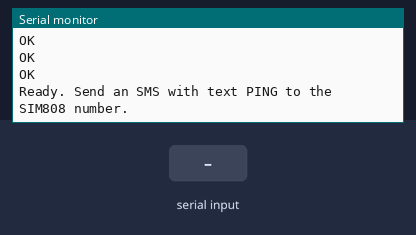
This sketch was run on a simulated ESP32-S3. Parts: the last lines printed to the serial monitor. Inputs (shaded band) come from the test bench. The modem accepts every AT command (registered, SIM ready, sends succeed) and sends nothing else.

Above: at 10.7 s.
10.8 s: "+CMT:\n" received over the second serial link
At 13.6 s:
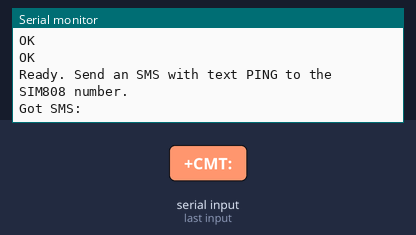
13.8 s: "PING\n" received over the second serial link
At 14.6 s:
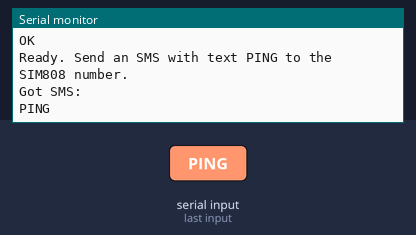
15.3 s: "1\n" received over the second serial link
At 15.7 s:
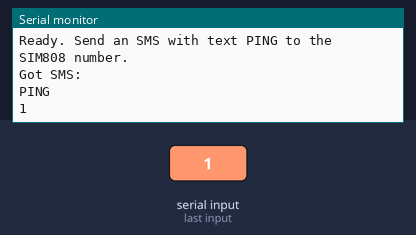

The sketch:

sms_call_test.ino
```cpp
#include <HardwareSerial.h>
HardwareSerial sim(2);                  // UART2 on ESP32-S3
const int RX2 = 16, TX2 = 17;           // SIM808 TX->ESP32 RX2(16), SIM808 RX<-ESP32 TX2(17)
const uint32_t SIM_BAUD = 9600;         // or 115200 if that's your module

// Simple line reader
String readLineFromSim(uint32_t timeout_ms = 3000) {
  String line; unsigned long t0 = millis();
  while (millis() - t0 < timeout_ms) {
    while (sim.available()) {
      char c = (char)sim.read();
      if (c == '\r') continue;
      if (c == '\n') {
        if (line.length()) return line;
      } else {
        line += c;
      }
    }
  }
  return line;
}

void sendAT(const char* cmd, uint32_t wait=1500) {
  sim.print(cmd); sim.print("\r");
  unsigned long t0 = millis();
  while (millis() - t0 < wait) {
    if (sim.available()) Serial.write(sim.read());
  }
  Serial.println();
}

void setup() {
  Serial.begin(115200);
  sim.begin(SIM_BAUD, SERIAL_8N1, RX2, TX2);
  delay(500);

  // Init modem for direct-delivery of SMS (+CMT:)
  sendAT("AT");
  sendAT("ATE0");
  sendAT("AT+CMGF=1");
  sendAT("AT+CSCS=\"GSM\"");
  sendAT("AT+IFC=0,0");
  sendAT("AT+CNMI=2,2,0,0,0");

  Serial.println("\nReady. Send an SMS with text PING to the SIM808 number.");
}

void loop() {
  // Parse unsolicited lines
  if (sim.available()) {
    String line = readLineFromSim(50);
    if (line.length() == 0) return;

    // Example header:
    // +CMT: "+3712xxxxxxx","","25/09/20,18:42:01+12"
    if (line.startsWith("+CMT:")) {
      // Next line is the message body
      String body = readLineFromSim(2000);
      Serial.print("Got SMS: "); Serial.println(body);

      // Mini task behavior
      if (body == "PING") {
        Serial.println("-> Got SMS: PING");
      }
    } else {
      // Print other unsolicited info
      Serial.println(line);
    }
  }
}
```

Measured:
- after the input at 10.8 s, the serial monitor: prints a new line after 2.0 s (image 1)
- after the input at 13.8 s, the serial monitor: prints a new line at once (image 2)
- after the input at 15.3 s, the serial monitor: prints a new line at once (image 3)
